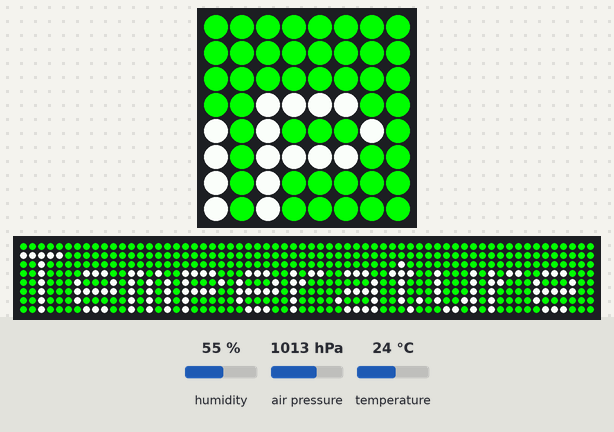
Bench run of a program on a simulated Raspberry Pi (BCM pin numbers) with a Sense HAT. Shown: the Sense HAT's 8×8 RGB LED matrix, a strip that is not on the board, showing the scrolling text unrolled. Inputs (shaded band) come from the test bench; at power-on: temperature 24 °C, humidity 55 %, air pressure 1013 hPa. The 64×8 strip is a reading aid, not a part: it shows the text the matrix is scrolling, unrolled, one strip-width of it at a time.

Above: at 1.25 s.
1.3 s: temperature set to 19 °C
At 13.72 s:
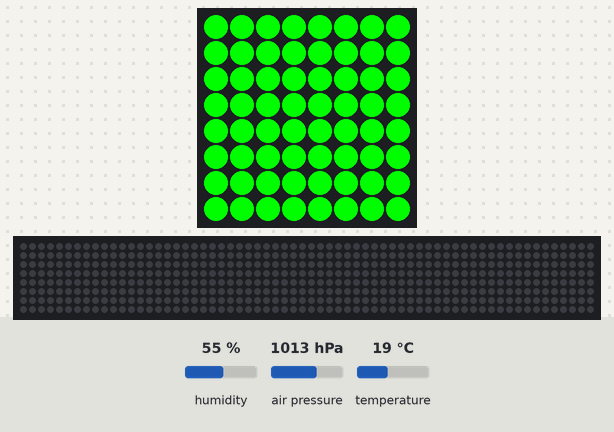
14.9 s: temperature set to 17.7 °C
At 27.42 s:
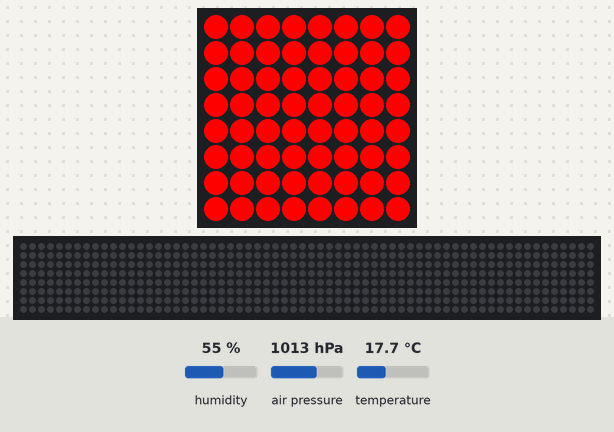
At 46.1 s:
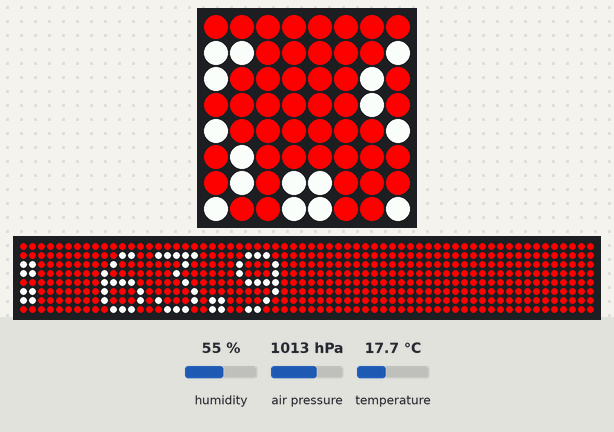

The program:

sense.py
```python
#!/usr/bin/env python3

from sense_hat import SenseHat
sense = SenseHat()

# Define the colours red and green
red = (255, 0, 0)
green = (0, 255, 0)

def tofahrenheit(celsius):
    return((celsius * 1.8) + 32 )

while True:

  # Take readings from all three sensors
  t = sense.get_temperature()
  p = sense.get_pressure()
  h = sense.get_humidity()

  # Round the values to one decimal place
  f = round(tofahrenheit(t),1)
  t = round(t, 1)
  p = round(p, 1)
  h = round(h, 1)

  # Create the message
  # str() converts the value to a string so it can be concatenated
  message = "Temperature: " + str(f) + " Pressure: " + str(p) + " Humidity: " + str(h)

  if t > 18.3 and t < 26.7:
    bg = green
  else:
    bg = red

  # Display the scrolling message
  sense.show_message(message, scroll_speed=0.05, back_colour=bg)
```

Measured:
- the behaviour switches between 18.4 and 18.3 °C on temperature (found by bisection; images 1 and 2)
